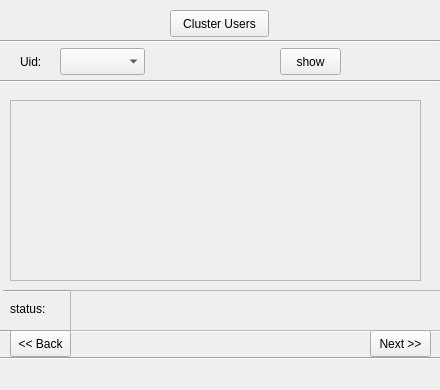
<?xml version="1.0" encoding="UTF-8"?>
<ui version="4.0">
 <class>clusterusers</class>
 <widget class="QWidget" name="clusterusers">
  <property name="geometry">
   <rect>
    <x>0</x>
    <y>0</y>
    <width>440</width>
    <height>390</height>
   </rect>
  </property>
  <property name="windowTitle">
   <string>Form</string>
  </property>
  <widget class="QPushButton" name="clusteruser">
   <property name="geometry">
    <rect>
     <x>170</x>
     <y>10</y>
     <width>99</width>
     <height>27</height>
    </rect>
   </property>
   <property name="text">
    <string>Cluster Users</string>
   </property>
  </widget>
  <widget class="Line" name="line">
   <property name="geometry">
    <rect>
     <x>0</x>
     <y>40</y>
     <width>440</width>
     <height>3</height>
    </rect>
   </property>
   <property name="orientation">
    <enum>Qt::Horizontal</enum>
   </property>
  </widget>
  <widget class="QComboBox" name="userid">
   <property name="geometry">
    <rect>
     <x>60</x>
     <y>48</y>
     <width>85</width>
     <height>27</height>
    </rect>
   </property>
  </widget>
  <widget class="QLabel" name="uid">
   <property name="geometry">
    <rect>
     <x>20</x>
     <y>53</y>
     <width>67</width>
     <height>17</height>
    </rect>
   </property>
   <property name="text">
    <string>Uid:</string>
   </property>
  </widget>
  <widget class="QPushButton" name="show">
   <property name="geometry">
    <rect>
     <x>280</x>
     <y>48</y>
     <width>61</width>
     <height>27</height>
    </rect>
   </property>
   <property name="text">
    <string>show</string>
   </property>
  </widget>
  <widget class="Line" name="line_2">
   <property name="geometry">
    <rect>
     <x>0</x>
     <y>80</y>
     <width>440</width>
     <height>3</height>
    </rect>
   </property>
   <property name="orientation">
    <enum>Qt::Horizontal</enum>
   </property>
  </widget>
  <widget class="Line" name="line_3">
   <property name="geometry">
    <rect>
     <x>3</x>
     <y>290</y>
     <width>440</width>
     <height>3</height>
    </rect>
   </property>
   <property name="orientation">
    <enum>Qt::Horizontal</enum>
   </property>
  </widget>
  <widget class="Line" name="line_4">
   <property name="geometry">
    <rect>
     <x>0</x>
     <y>330</y>
     <width>450</width>
     <height>3</height>
    </rect>
   </property>
   <property name="orientation">
    <enum>Qt::Horizontal</enum>
   </property>
  </widget>
  <widget class="QScrollArea" name="status_scrollarea">
   <property name="geometry">
    <rect>
     <x>70</x>
     <y>290</y>
     <width>380</width>
     <height>41</height>
    </rect>
   </property>
   <property name="widgetResizable">
    <bool>true</bool>
   </property>
   <widget class="QWidget" name="scrollAreaWidgetContents_2">
    <property name="geometry">
     <rect>
      <x>0</x>
      <y>0</y>
      <width>378</width>
      <height>39</height>
     </rect>
    </property>
   </widget>
  </widget>
  <widget class="QLabel" name="statusheading">
   <property name="geometry">
    <rect>
     <x>10</x>
     <y>300</y>
     <width>67</width>
     <height>17</height>
    </rect>
   </property>
   <property name="text">
    <string>status:</string>
   </property>
  </widget>
  <widget class="Line" name="line_5">
   <property name="geometry">
    <rect>
     <x>0</x>
     <y>357</y>
     <width>450</width>
     <height>3</height>
    </rect>
   </property>
   <property name="orientation">
    <enum>Qt::Horizontal</enum>
   </property>
  </widget>
  <widget class="QPushButton" name="back">
   <property name="geometry">
    <rect>
     <x>10</x>
     <y>330</y>
     <width>61</width>
     <height>27</height>
    </rect>
   </property>
   <property name="text">
    <string>&lt;&lt; Back</string>
   </property>
  </widget>
  <widget class="QPushButton" name="next">
   <property name="geometry">
    <rect>
     <x>370</x>
     <y>330</y>
     <width>61</width>
     <height>27</height>
    </rect>
   </property>
   <property name="text">
    <string>Next &gt;&gt;</string>
   </property>
  </widget>
  <widget class="QScrollArea" name="scrollArea">
   <property name="geometry">
    <rect>
     <x>10</x>
     <y>100</y>
     <width>411</width>
     <height>181</height>
    </rect>
   </property>
   <property name="widgetResizable">
    <bool>true</bool>
   </property>
   <widget class="QWidget" name="scrollAreaWidgetContents">
    <property name="geometry">
     <rect>
      <x>0</x>
      <y>0</y>
      <width>409</width>
      <height>179</height>
     </rect>
    </property>
   </widget>
  </widget>
 </widget>
 <resources/>
 <connections/>
</ui>
